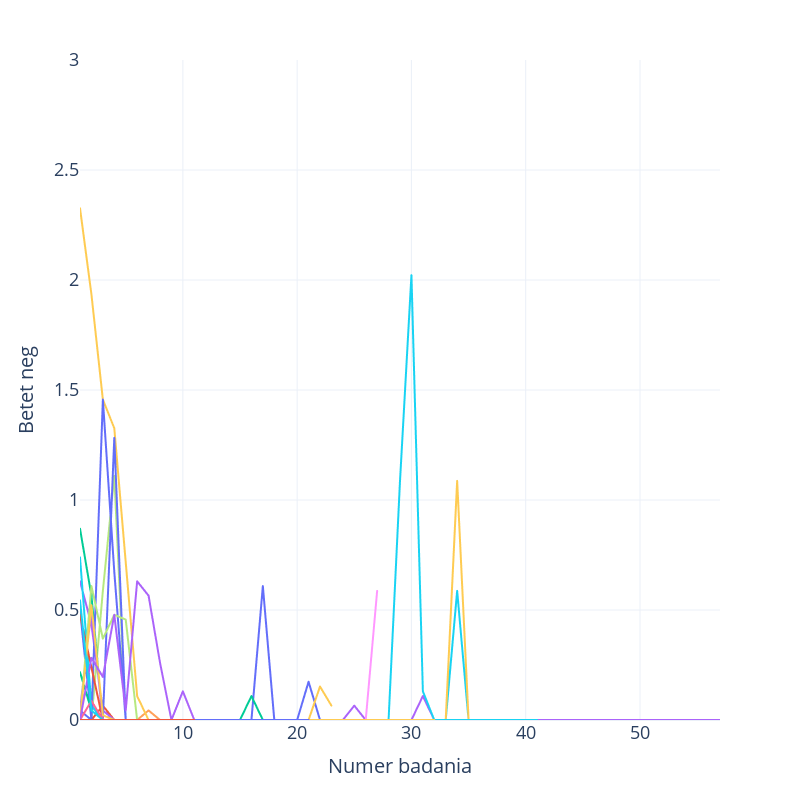
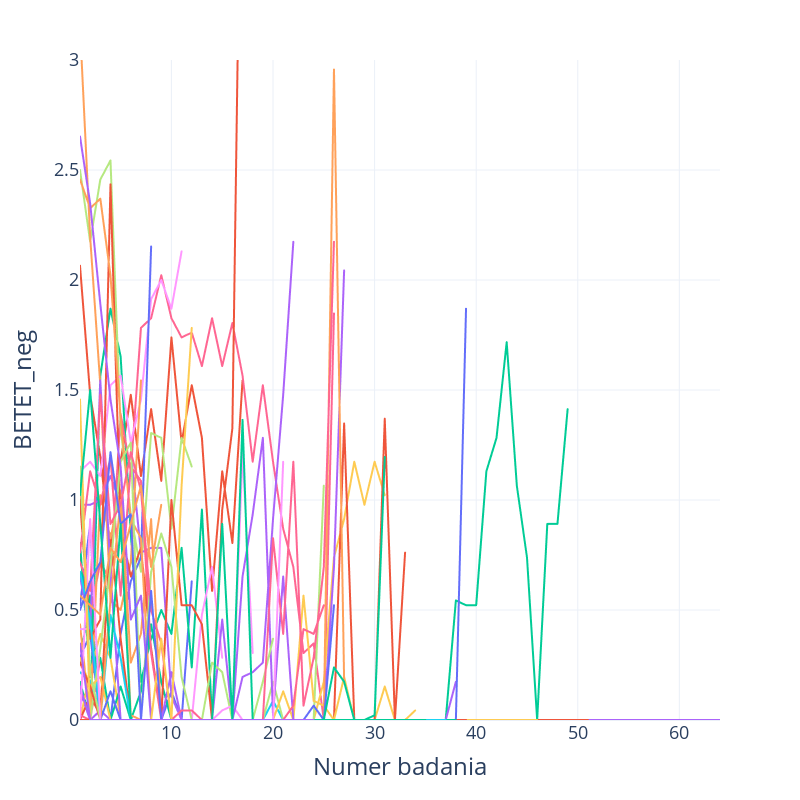

Source (notebook cell) for these figures, in order:
### Code cell
# Podziel dane na dwie ramki danych
df_zgon_0 = df_miernik[df_miernik['ZGON'] == 0]
df_zgon_1 = df_miernik[df_miernik['ZGON'] == 1]

# fig0 = make_subplots(rows=1, cols=2, subplot_titles=['Zgon: nie', 'Zgon: tak'])
# Wykres dla ZGON=0
fig1 = px.line(df_zgon_0, x='BADANIE_NR', y="BETET_neg", color='PACJENT_NR', 
              labels={'BADANIE_NR': 'BADANIE_NR', "BETET_neg": 'Miernik', 'PACJENT_NR': 'Pacjent'}, width=800, height=800)
fig1.update_xaxes(title_text='Numer badania')
fig1.update_yaxes(title_text='Betet neg')
fig1.update_layout(showlegend=False)

# Wykres dla ZGON=1
fig2 = px.line(df_zgon_1, x='BADANIE_NR', y="BETET_neg", color='PACJENT_NR', 
               labels={'BADANIE_NR': 'BADANIE_NR', "BETET_neg": 'Miernik', 'PACJENT_NR': 'Pacjent'}, width=800, height=800)
fig2.update_xaxes(title_text='Numer badania')
fig2.update_yaxes(title_text="BETET_neg")
fig2.update_layout(showlegend=False)

fig1.update_yaxes(range=[0, 3])
fig2.update_yaxes(range=[0, 3])

# fig1.update_xaxes(range=[0, 65])
# fig2.update_xaxes(range=[0, 65])

fig1.update_layout(
    xaxis=dict(
        tickfont=dict(size=18),
        title_font=dict(size=20),
    ),
    yaxis=dict(
        tickfont=dict(size=18),
        title_font=dict(size=20)
    )
)
fig2.update_layout(
    xaxis=dict(
        tickfont=dict(size=18),
        title_font=dict(size=24),
    ),
    yaxis=dict(
        tickfont=dict(size=18),
        title_font=dict(size=24)
    )
)
fig1.update_layout(template="plotly_white")
fig2.update_layout(template="plotly_white")
# Wyświetl oba wykresy
fig1.show()
fig2.show()
# fig1.write_image("images4/"+"miernik_pacjenci_wyleczeni"+ ".png", width=1000, height=800, scale=4, format="png")
# fig2.write_image("images4/"+"miernik_pacjenci_zmarli"+ ".png", width=1000, height=800, scale=4, format="png")
# fig1.write_html("images4/miernik_pacjenci_wyleczeni.html")
# fig2.write_html("images4/miernik_pacjenci_zmarli.html")
